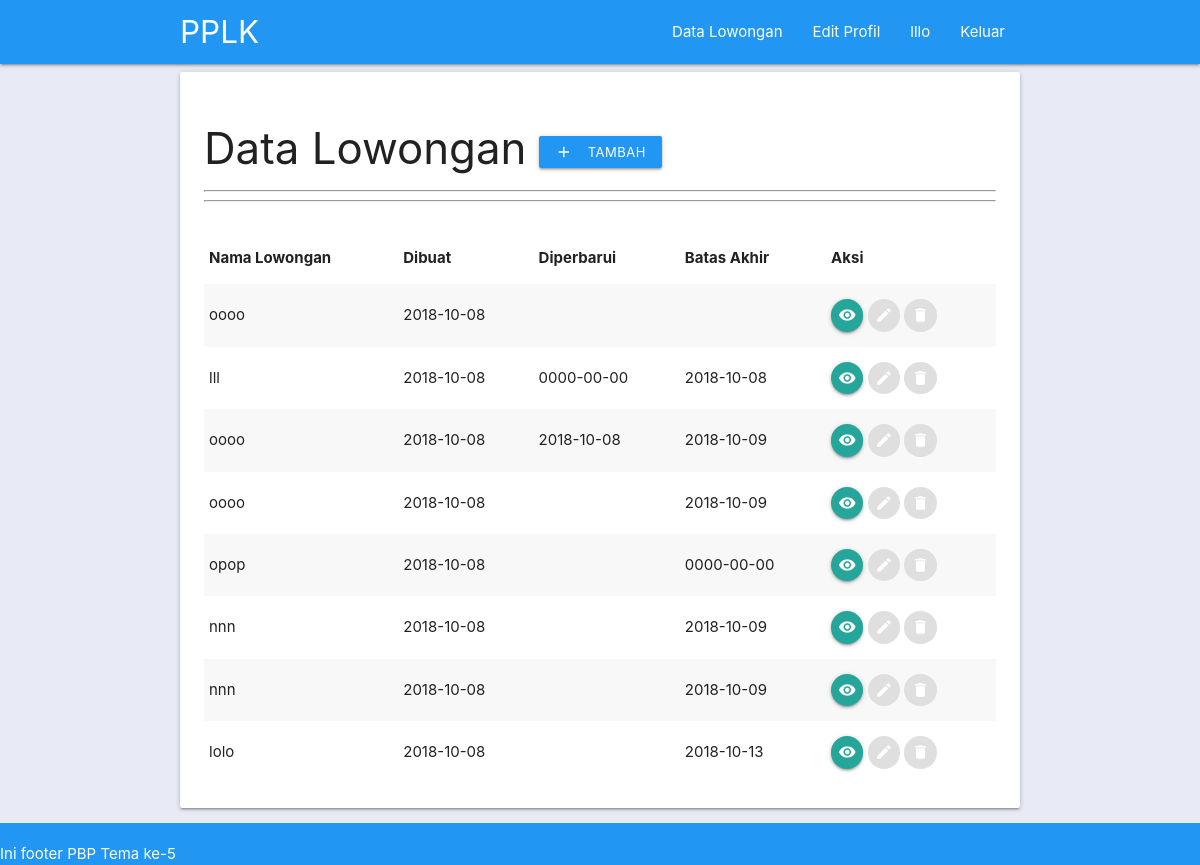
Page /data_lowongan.php (signed in) on the earlier database version.
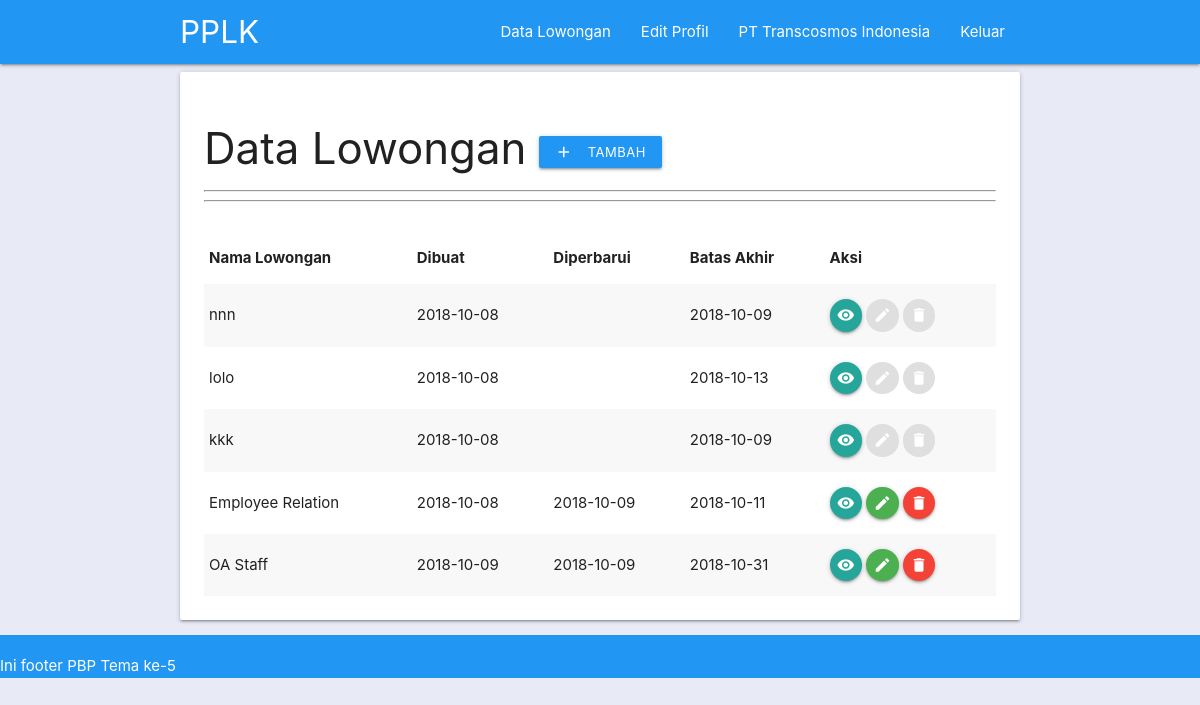
Same page on the later database version.
### tables this page shows
CREATE TABLE `perusahaan` (
  `idperusahaan` int(11) NOT NULL,
  `nama` varchar(50) NOT NULL,
  `password` varchar(255) NOT NULL,
  `nama_pemilik` varchar(50) NOT NULL,
  `alamat` text NOT NULL,
  `kota` varchar(50) NOT NULL,
  `email` varchar(50) NOT NULL,
  `no_telp` varchar(50) NOT NULL,
  `tgl_daftar` date DEFAULT NULL
);

CREATE TABLE `loker` (
  `idloker` int(11) NOT NULL,
  `idperusahaan` int(11) NOT NULL,
  `nama` varchar(50) NOT NULL,
  `idbidang` int(11) NOT NULL,
  `idtingkat_pendidikan` int(11) NOT NULL,
  `tipe` varchar(50) DEFAULT NULL,
  `usia_min` int(50) DEFAULT NULL,
  `usia_max` int(50) DEFAULT NULL,
  `gaji_min` int(50) DEFAULT NULL,
  `gaji_max` int(50) DEFAULT NULL,
  `nama_cp` varchar(50) DEFAULT NULL,
  `email_cp` varchar(50) DEFAULT NULL,
  `no_telp_cp` varchar(50) DEFAULT NULL,
  `tgl_insert` date DEFAULT NULL,
  `tgl_update` date DEFAULT NULL,
  `tgl_expired` date DEFAULT NULL,
  `deskripsi_loker` text
);

### classes/Session.php (called while the page is built, shortened)
<?php
class Session{
  public static function isOn($nama){
    return (isset($_SESSION[$nama])) ? true : false ;
  }
  public static function getSession($nama)
  {
    return $_SESSION[$nama];
  }
}
?>

### classes/Database.php (called while the page is built, shortened)
<?php
class Database
{
  private static $connection = null;
  private $mysqli,
          $HOST = 'localhost',
          $USER = 'root',
          $PASSWORD = '',
          $DBNAME = 'pbp_pplk';
  function __construct()
  {
    $this->mysqli = new mysqli($this->HOST, $this->USER, $this->PASSWORD, $this->DBNAME);
  }
  public static function getConnection(){
    if(!isset(self::$connection))
    {
      self::$connection = new Database();
    }
    return self::$connection;
  }
  public function get_info ($table, $column, $value)
  {
    if(!is_int($value))
    {
      $value = "'". $value ."'";
      $query = "SELECT * FROM $table WHERE $column = $value";
      $result = $this->mysqli->query($query);
      while($row = $result->fetch_assoc())
      {
        return $row;
      }
    }
  }
  public function get_table($table, $column="")
  {
    if($column!="")
    {
      $query = "SELECT $column FROM $table";
    } else
    {
      $query = "SELECT * FROM $table";
    }
    $result = $this->mysqli->query($query);
    return $result;
  }
}
 ?>

### core/Init.php (called while the page is built, shortened)
<?php
$perusahaan = new Perusahaan();
if(Session::isOn('perusahaan'))
{
 $perusahaan_data = $perusahaan->get_data(Session::getSession('perusahaan'));
 $loker = new Loker();
 $loker_table = $loker->get_table();
}
?>

### classes/Perusahaan.php (called while the page is built, shortened)
<?php
class Perusahaan
{
  private $_db;
  function __construct()
  {
    $this->_db = Database::getConnection();
  }
  public function check_email($email)
  {
    $data = $this->_db->get_info('perusahaan','email',$email);
    if(empty($data)) return false;
    else return true;
  }
  public function get_data($email)
  {
    if($this->check_email($email))
    {
      return $this->_db->get_info('perusahaan','email',$email);
    } else
    {
      return die('Nama user tidak terdaftar');
    }
  }
}
 ?>

### classes/Loker.php (called while the page is built, shortened)
<?php
class Loker
{
  function __construct()
  {
    $this->_db = Database::getConnection();
  }
  public function get_table($column="")
  {
    return $this->_db->get_table('loker', $column);
  }
}
 ?>

### data_lowongan.php (the view, shortened to what this page needs)
<?php
require_once "core/init.php";
require_once "template/header.php"
?>
<div class="container">
  <div class="card-panel">
    <h3>Data Lowongan
      <a class="waves-effect waves-light btn-small blue" href="tambah_data_lowongan.php">
        <i class="material-icons left">
        </i>
        Tambah
      </a>
    </h3>
    <hr>
    <hr><br>
    <table class="responsive-table striped">
      <thead>
        <tr>
            <th>Nama Lowongan</th>
            <th>Dibuat</th>
            <th>Diperbarui</th>
            <th>Batas Akhir</th>
            <th>Aksi</th>
        </tr>
      </thead>
      <tbody>
        <?php while($row = mysqli_fetch_array($loker_table)){ ?>
        <tr>
          <td>
            <?php echo $row['nama'] ?>
          </td>
          <td>
            <?php echo $row['tgl_insert'] ?>
          </td>
          <td>
            <?php echo $row['tgl_update'] ?>
          </td>
          <td>
            <?php echo $row['tgl_expired'] ?>
          </td>
          <td>
            <a class="btn-floating btn-small tooltipped" data-tooltip="detail" href="detail_data_lowongan.php?idloker=<?php echo $row['idloker'] ?>"><i class="material-icons left">visibility</i>
            </a>
            <?php if($row['idperusahaan'] == $perusahaan_data['idperusahaan']){?>
              <a class="btn-floating btn-small green tooltipped" data-tooltip="edit" href="edit_data_lowongan.php?idloker=<?php echo $row['idloker'] ?>">
                <i class="material-icons left">edit</i>
              </a>
              <a class="btn-floating btn-small red tooltipped" data-tooltip="hapus" href="hapus_data_lowongan.php?idloker=<?php echo $row['idloker'] ?>">
                <i class="material-icons left">delete</i>
              </a>
            <?php }else { ?>
              <a class="btn-floating btn-small green tooltipped disabled">
                <i class="material-icons left">edit</i>
              </a>
              <a class="btn-floating btn-small red tooltipped disabled">
                <i class="material-icons left">delete</i>
              </a>
            <?php } ?>
          </td>
        </tr>
        <?php } ?>
      </tbody>
    </table>
  </div>
</div>
<?php require_once "template/footer.php"; ?>

### template/header.php (shortened to what this page needs)
<!DOCTYPE html>
<html lang="en" dir="ltr">
  <head>
    <link rel="stylesheet" href="assets/css/materialize.min.css">
    <link href="assets/css/tema.css" rel="stylesheet">
  </head>
  <body class="indigo lighten-5">
    <header>
      <nav class="serious-error">
          <div class="container nav-wrapper ">
            <a href="#!" class="brand-logo">PPLK</a>
            <ul class="right hide-on-med-and-down">
              <?php if(Session::isOn('perusahaan')){?>
              <li><a href="data_lowongan.php">Data Lowongan</a></li>
              <li><a href="edit_profil.php">Edit Profil</a></li>
              <li><a href="profil.php"><?php echo $perusahaan_data['nama'] ?></a></li>
              <li><a href="keluar.php">Keluar</a></li>
              <?php } else {?>
              <li><a href="pendaftaran_pencaker.php">Pendaftaran Pencaker</a></li>
              <li><a href="pendaftaran_perusahaan.php">Pendaftaran Perusahaan</a></li>
              <li><a href="masuk.php">Masuk</a></li>
              <?php } ?>
            </ul>
          </div>
        </nav>
    </header>

### template/footer.php (shortened to what this page needs)
    <footer class="page-footer">
      Ini footer PBP Tema ke-5
    </footer>
  </body>
</html>

### assets/css/tema.css (style rules this page uses)
body { display: flex; min-height: 100vh; flex-direction: column; }
nav,footer { background-color: #2196F3 !important; }

Differences in the rows shown:
removed loker: nama "oooo", tgl_insert "2018-10-08"
removed loker: nama "lll", tgl_insert "2018-10-08", tgl_update "0000-00-00", tgl_expired "2018-10-08"
removed loker: nama "oooo", tgl_insert "2018-10-08", tgl_update "2018-10-08", tgl_expired "2018-10-09"
removed loker: nama "oooo", tgl_insert "2018-10-08", tgl_expired "2018-10-09"
removed loker: nama "opop", tgl_insert "2018-10-08", tgl_expired "0000-00-00"
removed loker: nama "nnn", tgl_insert "2018-10-08", tgl_expired "2018-10-09"
changed perusahaan: nama "lllo" → "PT Transcosmos Indonesia"
added loker: nama "kkk", tgl_insert "2018-10-08", tgl_expired "2018-10-09"
added loker: nama "Employee Relation", tgl_insert "2018-10-08", tgl_update "2018-10-09", tgl_expired "2018-10-11"
added loker: nama "OA Staff", tgl_insert "2018-10-09", tgl_update "2018-10-09", tgl_expired "2018-10-31"
